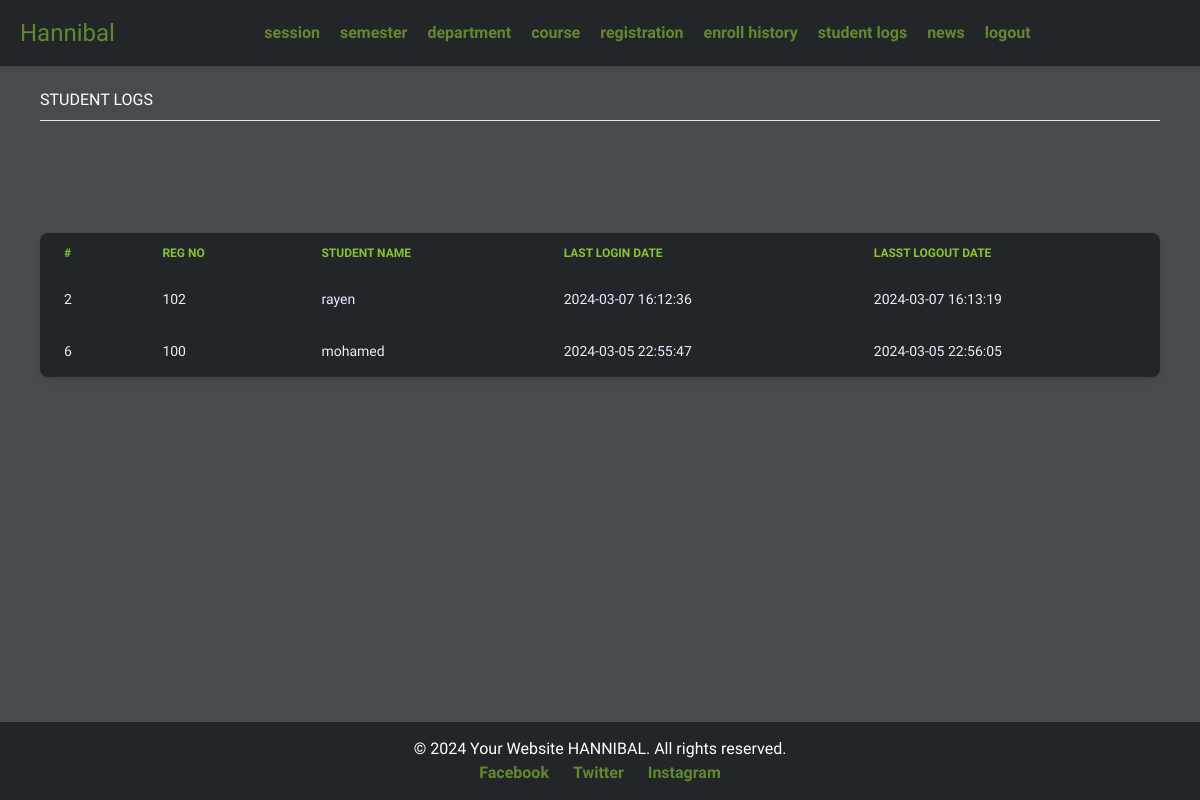
The app's page /admin/studentLogs.php (signed in) with its own data.
### tables this page shows
CREATE TABLE `registrations` (
  `id` int(11) NOT NULL,
  `student_name` varchar(255) NOT NULL,
  `reg_no` varchar(20) NOT NULL,
  `password` varchar(255) NOT NULL,
  `registration_date` timestamp NOT NULL DEFAULT current_timestamp(),
  `pincode` varchar(255) DEFAULT NULL,
  `login_date` datetime DEFAULT NULL,
  `logout_date` datetime DEFAULT NULL
);

### admin/studentLogs.php (the view, shortened to what this page needs)
<!DOCTYPE html>
<html lang="en">
<head>
    <link href="https://cdnjs.cloudflare.com/ajax/libs/flowbite/2.2.1/flowbite.min.css" rel="stylesheet" />
    <link rel="stylesheet" href="https://cdnjs.cloudflare.com/ajax/libs/font-awesome/6.5.1/css/all.min.css" />
</head>
<body>
    <?php
    include("../navbar/navbar.php");
    include("../database.php");
    ?>
  <div class="content  ">
        <div class="title">
            <h5> STUDENT LOGS</h5>
            <hr class="mt-2">
        </div>
        <div id="table" class=" mt-7 relative overflow-x-auto shadow-md sm:rounded-lg">
    <table class="w-full text-sm text-left rtl:text-right text-blue-100 dark:text-blue-100">
    <thead style="background-color: #222629;  color:#86c232 " class="text-xs uppercase  dark:text-white">
            <tr>
                <th scope="col" class="px-6 py-3">
                    #
                </th>
                <th scope="col" class="px-6 py-3">
                reg No
                </th>
                <th scope="col" class="px-6 py-3">
                student Name
                </th>
                <th scope="col" class="px-6 py-3">
                   last login date
                </th>
                <th scope="col" class="px-6 py-3">
                   lasst logout date
                </th>
            </tr>
        </thead>
        <tbody>
            <?php
                       $result = $conn->query("SELECT * FROM registrations");
                       while ($row = $result->fetch_assoc()) {
                           ?>
                        <tr  style="background-color: #222629;" >
                            <td class="px-6 py-4"><?php print($row["id"])?></td>
                            <td class="px-6 py-4"><?php print($row["reg_no"])?></td>
                            <td class="px-6 py-4"><?php print($row["student_name"])?></td>
                            <td class="px-6 py-4"><?php echo date('Y-m-d H:i:s', strtotime($row["login_date"])); ?></td>
                            <td class="px-6 py-4"><?php echo date('Y-m-d H:i:s', strtotime($row["logout_date"])); ?></td>
                        </tr>
                     <?php
                     }
                    ?>
        </tbody>
    </table>
</div>
    </div>
    <?php
    include("../footer/footer.php");
    ?>
</body>
</html>

### navbar/navbar.css (style rules this page uses)
body { margin: 0; padding: 0; font-family: 'Playpen Sans', cursiv; background-color: #474B4F; color: #fff; }
.content { padding: 22px 40px; }

### admin/studentLogs.php (style rules this page uses)
body { min-height: 100vh; display: flex; flex-direction: column; font-family: 'Segoe UI', Tahoma, Geneva, Verdana, sans-serif; }
.content { padding: 22px 40px; }
#table { margin-top: 10% ; }

### records on screen
registrations: id "2", reg_no "102", student_name "rayen", login_date "2024-03-07 16:12:36", logout_date "2024-03-07 16:13:19"
registrations: id "6", reg_no "100", student_name "mohamed", login_date "2024-03-05 22:55:47", logout_date "2024-03-05 22:56:05"
